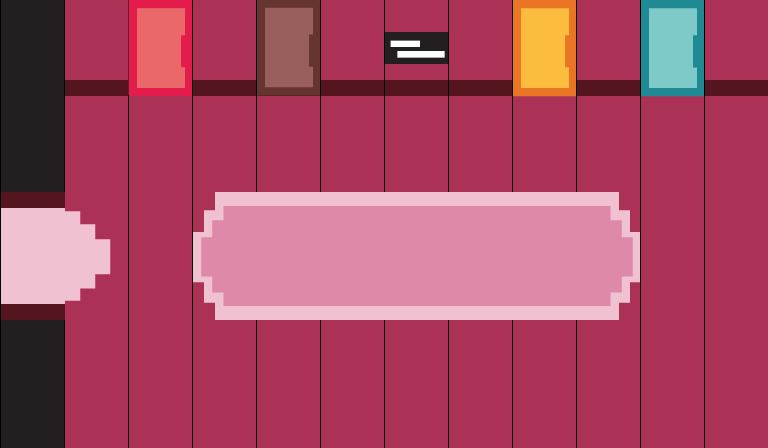

The image is a tile-based game level rendered from a .tmx file. Its description and complete source (layers, tilesets, objects, tile grids) follow:
An orthogonal 12x7 tile map with 64x64 px tiles, 3 tile layers (Tile Layer 2, Tile Layer 3, Tile Layer 1) and 6 objects.

<map version="1.0" tiledversion="1.1.6" orientation="orthogonal" renderorder="right-down" width="12" height="7" tilewidth="64" tileheight="64" infinite="0" nextobjectid="7">
 <tileset firstgid="1" source="sprite_v2.tsx" />
 <layer name="Tile Layer 2" width="12" height="7">
  <data encoding="csv">
0,498,498,498,498,498,498,498,498,498,498,498,
0,503,503,503,503,503,503,503,503,503,503,503,
0,503,503,503,503,503,503,503,503,503,503,503,
500,503,503,503,503,503,503,503,503,503,503,503,
509,503,503,503,503,503,503,503,503,503,503,503,
0,503,503,503,503,503,503,503,503,503,503,503,
0,503,503,503,503,503,503,503,503,503,503,503
</data>
 </layer>
 <layer name="Tile Layer 3" width="12" height="7">
  <data encoding="csv">
0,0,0,0,0,0,0,0,0,0,0,0,
0,507,507,507,507,507,507,507,507,507,507,507,
0,0,0,0,0,0,0,0,0,0,0,0,
0,501,0,524,525,526,527,528,528,529,0,0,
0,510,0,533,534,535,536,537,537,538,0,0,
0,0,0,0,0,0,0,0,0,0,0,0,
0,0,0,0,0,0,0,0,0,0,0,0
</data>
 </layer>
 <layer name="Tile Layer 1" width="12" height="7" locked="1">
  <data encoding="csv">
1,0,19,0,21,0,27,0,23,0,25,0,
1,0,28,0,30,0,0,0,32,0,34,0,
1,0,0,0,0,0,0,0,0,0,0,0,
0,0,0,0,0,0,0,0,0,0,0,0,
0,0,0,0,0,0,0,0,0,0,0,0,
1,0,0,0,0,0,0,0,0,0,0,0,
1,0,0,0,0,0,0,0,0,0,0,0
</data>
 </layer>
 <objectgroup name="Object Layer 1" locked="1">
  <object id="1" x="0" y="0" width="768" height="96" />
  <object id="2" x="758.667" y="1.33333" width="66.6667" height="458.667" />
  <object id="3" x="1.33332" y="46.6668" width="66.6667" height="165.333" />
  <object id="4" x="-57.3334" y="178.667" width="66.6667" height="165.333" />
  <object id="5" x="-1.33335" y="297.333" width="66.6667" height="165.333" />
  <object id="6" x="25.3333" y="438.667" width="768" height="26.6667" />
 </objectgroup>
</map>
